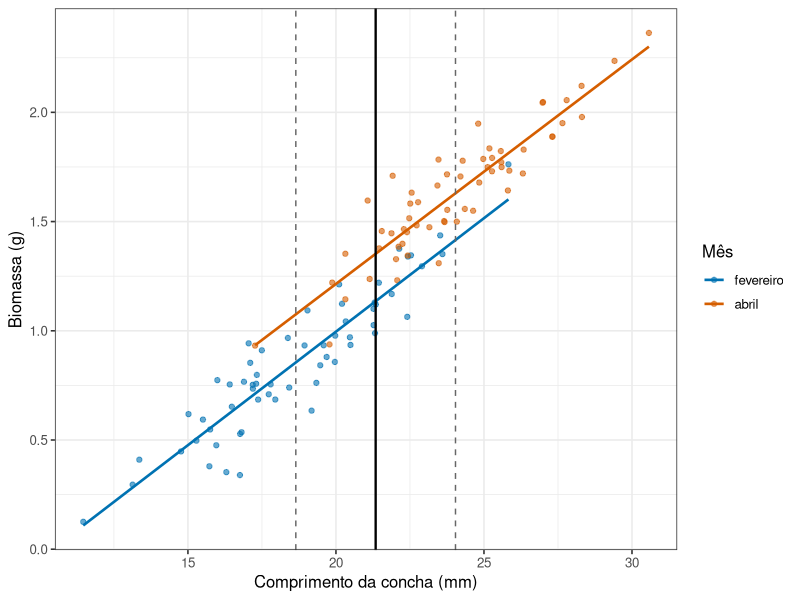
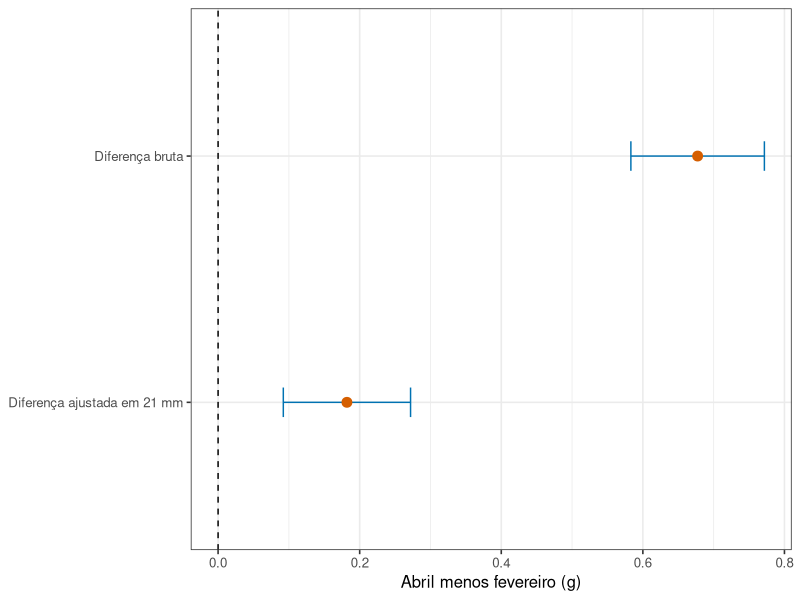
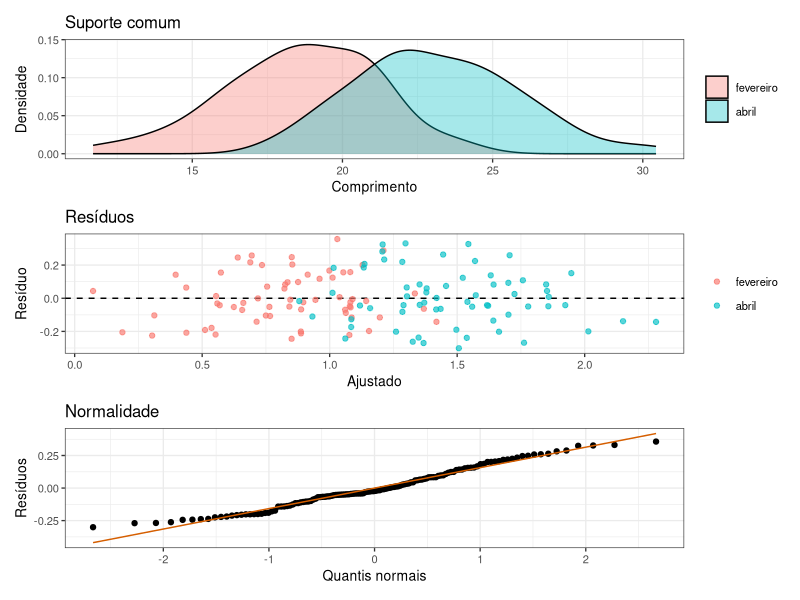

Recreate these plots in R, in order.
## ---- chunk 1
#| include: false
library(tidyverse)
theme_set(theme_bw(base_size = 12))
## ---- chunk 2
#| code-fold: true
#| code-summary: "Ver dados e código do ajuste"
#| label: fig-pread15-ajuste
#| fig-cap: "Biomassa em função do comprimento em dois meses. As linhas verticais tracejadas marcam o comprimento médio de cada mês; a linha cheia marca um comprimento comum aos dois."
#| fig-alt: "Gráfico de dispersão com dois grupos de pontos e duas retas paralelas ascendentes. Os pontos de fevereiro se concentram à esquerda, em comprimentos menores, e os de abril à direita."
#| fig-height: 3.8

library(tidyverse)

fev <- tibble(mes = "fevereiro", comprimento = rnorm(60, 18, 2.5))
abr <- tibble(mes = "abril",     comprimento = rnorm(60, 24, 2.5))

moluscos <- bind_rows(fev, abr) |>
  mutate(
    biomassa = -1.2 + 0.11 * comprimento + if_else(mes == "abril", 0.20, 0) + rnorm(120, 0, 0.12),
    mes = fct_relevel(mes, "fevereiro")
  )

medias_mes <- moluscos |>
  group_by(mes) |>
  summarise(comprimento_medio = mean(comprimento))

comprimento_comum <- mean(medias_mes$comprimento_medio)

ggplot(moluscos, aes(x = comprimento, y = biomassa, colour = mes)) +
  geom_point(alpha = 0.6) +
  geom_smooth(method = "lm", se = FALSE, linewidth = 0.9) +
  geom_vline(xintercept = medias_mes$comprimento_medio, linetype = "dashed", colour = "grey40") +
  geom_vline(xintercept = comprimento_comum, linewidth = 0.8) +
  scale_colour_manual(values = c(fevereiro = "#0072B2", abril = "#D55E00")) +
  labs(x = "Comprimento da concha (mm)", y = "Biomassa (g)", colour = "Mês")
## ---- chunk 3
#| code-fold: true
#| code-summary: "Ver o ajuste e as médias ajustadas no R"
library(tidyverse)

fev <- tibble(mes = "fevereiro", comprimento = rnorm(60, 18, 2.5))
abr <- tibble(mes = "abril", comprimento = rnorm(60, 24, 2.5))

moluscos_modelo <- bind_rows(fev, abr) |>
  mutate(
    biomassa = -1.2 + 0.11 * comprimento + if_else(mes == "abril", 0.20, 0) +
      rnorm(n(), 0, 0.12),
    mes = factor(mes, levels = c("fevereiro", "abril"))
  )

limites <- moluscos_modelo |>
  summarise(minimo = min(comprimento), maximo = max(comprimento), .by = mes)
comprimento_comum <- mean(c(max(limites$minimo), min(limites$maximo)))

moluscos_modelo <- moluscos_modelo |>
  mutate(comprimento_c = comprimento - comprimento_comum)

modelo_aditivo <- lm(
  biomassa ~ comprimento_c + mes,
  data = moluscos_modelo
)

modelo_com_interacao <- lm(
  biomassa ~ comprimento_c * mes,
  data = moluscos_modelo
)

anova(modelo_aditivo, modelo_com_interacao)

comparacao_comum <- tibble(
  comprimento_c = 0,
  mes = factor(c("fevereiro", "abril"),
               levels = levels(moluscos_modelo$mes))
)

predict(modelo_aditivo, comparacao_comum, interval = "confidence")
## ---- chunk 4
#| code-fold: true
#| code-summary: "Comparar médias brutas e ajustadas"
#| label: fig-pread15-bruta-ajustada
#| fig-cap: "Diferenças bruta e ajustada entre meses. O ajuste compara os grupos em 21 mm, dentro da faixa comum."
#| fig-alt: "Duas estimativas com intervalos. A diferença bruta é maior porque os meses têm comprimentos distintos; a ajustada é menor após comparar no mesmo comprimento."
#| fig-height: 4
library(tidyverse)

dados <- bind_rows(
  tibble(mes = "fevereiro", comprimento = rnorm(70, 18.5, 2.3)),
  tibble(mes = "abril", comprimento = rnorm(70, 23.5, 2.3))
) |>
  mutate(
    mes = factor(mes, levels = c("fevereiro", "abril")),
    biomassa = -1.2 + 0.11 * comprimento + if_else(mes == "abril", 0.20, 0) +
      rnorm(n(), 0, 0.16)
  )

modelo_bruto <- lm(biomassa ~ mes, data = dados)
valor_comum <- 21
dados <- mutate(dados, comprimento_c = comprimento - valor_comum)
modelo_ajustado <- lm(biomassa ~ comprimento_c + mes, data = dados)

extrair_mes <- function(modelo, rotulo) {
  estimativa <- coef(modelo)["mesabril"]
  erro <- sqrt(vcov(modelo)["mesabril", "mesabril"])
  critico <- qt(0.975, df.residual(modelo))
  tibble(
    estimativa = estimativa,
    inferior = estimativa - critico * erro,
    superior = estimativa + critico * erro,
    comparacao = rotulo
  )
}

comparacoes <- bind_rows(
  extrair_mes(modelo_bruto, "Diferença bruta"),
  extrair_mes(modelo_ajustado, "Diferença ajustada em 21 mm")
)

ggplot(comparacoes, aes(x = estimativa, y = comparacao)) +
  geom_vline(xintercept = 0, linetype = 2) +
  geom_errorbarh(aes(xmin = inferior, xmax = superior), height = 0.12,
                 colour = "#0072B2") +
  geom_point(size = 3, colour = "#D55E00") +
  labs(x = "Abril menos fevereiro (g)", y = NULL) +
  theme_bw(base_size = 12)

comparacoes
## ---- chunk 5
#| code-fold: true
#| code-summary: "Ver diagnósticos e suporte comum da ANCOVA"
#| label: fig-pread15-diagnosticos
#| fig-cap: "Diagnósticos de uma ANCOVA: suporte da covariável por grupo, resíduos contra ajustados e gráfico quantil-quantil."
#| fig-alt: "Três gráficos. O primeiro mostra sobreposição dos comprimentos; o segundo resíduos ao redor de zero; o terceiro resíduos próximos de uma linha normal."
#| fig-height: 6
library(tidyverse)

dados <- bind_rows(
  tibble(mes = "fevereiro", comprimento = rnorm(65, 19, 2.8)),
  tibble(mes = "abril", comprimento = rnorm(65, 23, 2.8))
) |>
  mutate(
    mes = factor(mes, levels = c("fevereiro", "abril")),
    biomassa = -1.1 + 0.105 * comprimento + if_else(mes == "abril", 0.18, 0) +
      rnorm(n(), 0, 0.16),
    comprimento_c = comprimento - 21
  )

modelo <- lm(biomassa ~ comprimento_c + mes, data = dados)
diag <- dados |>
  mutate(ajustado = fitted(modelo), residuo = residuals(modelo))

p_suporte <- ggplot(dados, aes(x = comprimento, fill = mes)) +
  geom_density(alpha = 0.35) +
  labs(title = "Suporte comum", x = "Comprimento", y = "Densidade", fill = NULL) +
  theme_bw(base_size = 10)

p_residuo <- ggplot(diag, aes(x = ajustado, y = residuo, colour = mes)) +
  geom_hline(yintercept = 0, linetype = 2) +
  geom_point(alpha = 0.65) +
  labs(title = "Resíduos", x = "Ajustado", y = "Resíduo", colour = NULL) +
  theme_bw(base_size = 10)

p_qq <- ggplot(diag, aes(sample = residuo)) +
  stat_qq() +
  stat_qq_line(colour = "#D55E00") +
  labs(title = "Normalidade", x = "Quantis normais", y = "Resíduos") +
  theme_bw(base_size = 10)

patchwork::wrap_plots(p_suporte, p_residuo, p_qq, ncol = 1)
